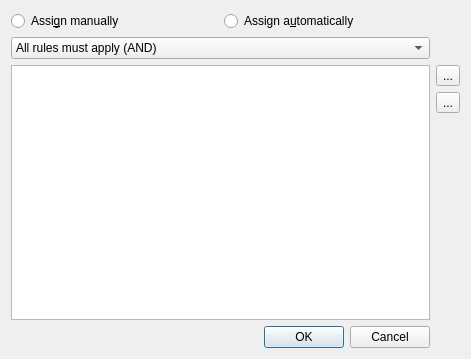
<?xml version="1.0" encoding="UTF-8"?>
<ui version="4.0">
 <class>DialogMessageType</class>
 <widget class="QDialog" name="DialogMessageType">
  <property name="geometry">
   <rect>
    <x>0</x>
    <y>0</y>
    <width>471</width>
    <height>359</height>
   </rect>
  </property>
  <property name="windowTitle">
   <string>Dialog</string>
  </property>
  <layout class="QGridLayout" name="gridLayout">
   <item row="1" column="0" colspan="2">
    <widget class="QComboBox" name="cbRulesetMode">
     <item>
      <property name="text">
       <string>All rules must apply (AND)</string>
      </property>
     </item>
     <item>
      <property name="text">
       <string>At leat one rule must apply (OR)</string>
      </property>
     </item>
     <item>
      <property name="text">
       <string>No rule must apply (NOR)</string>
      </property>
     </item>
    </widget>
   </item>
   <item row="2" column="0" rowspan="3" colspan="2">
    <widget class="QTableView" name="tblViewRuleset"/>
   </item>
   <item row="3" column="2">
    <widget class="QToolButton" name="btnRemoveRule">
     <property name="toolTip">
      <string>Remove ruleset</string>
     </property>
     <property name="text">
      <string>...</string>
     </property>
     <property name="icon">
      <iconset theme="list-remove">
       <normaloff>.</normaloff>.</iconset>
     </property>
    </widget>
   </item>
   <item row="0" column="0">
    <widget class="QRadioButton" name="rbAssignManually">
     <property name="text">
      <string>Assi&amp;gn manually</string>
     </property>
    </widget>
   </item>
   <item row="0" column="1">
    <widget class="QRadioButton" name="rbAssignAutomatically">
     <property name="text">
      <string>Assign a&amp;utomatically</string>
     </property>
    </widget>
   </item>
   <item row="4" column="2">
    <spacer name="verticalSpacer">
     <property name="orientation">
      <enum>Qt::Vertical</enum>
     </property>
     <property name="sizeHint" stdset="0">
      <size>
       <width>20</width>
       <height>145</height>
      </size>
     </property>
    </spacer>
   </item>
   <item row="2" column="2">
    <widget class="QToolButton" name="btnAddRule">
     <property name="toolTip">
      <string>Add ruleset</string>
     </property>
     <property name="text">
      <string>...</string>
     </property>
     <property name="icon">
      <iconset theme="list-add">
       <normaloff>.</normaloff>.</iconset>
     </property>
    </widget>
   </item>
   <item row="5" column="0" colspan="2">
    <widget class="QDialogButtonBox" name="buttonBox">
     <property name="standardButtons">
      <set>QDialogButtonBox::Cancel|QDialogButtonBox::Ok</set>
     </property>
    </widget>
   </item>
  </layout>
 </widget>
 <resources/>
 <connections/>
</ui>
